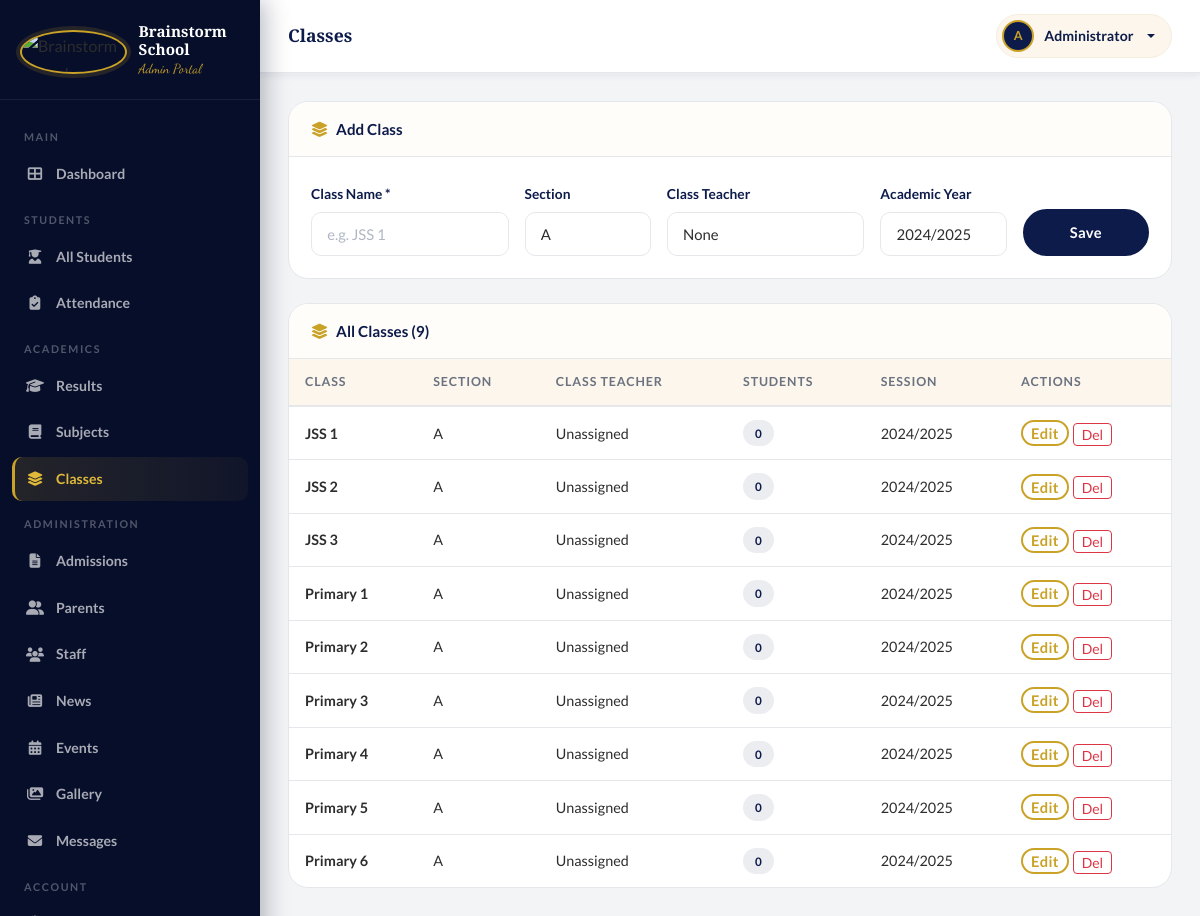
The page /admin/classes.php (signed in) on the database its author committed.
### tables this page shows
CREATE TABLE classes (
    id INT AUTO_INCREMENT PRIMARY KEY,
    name VARCHAR(50) NOT NULL,
    section VARCHAR(10),
    teacher_id INT,
    academic_year VARCHAR(20) DEFAULT '2024/2025',
    FOREIGN KEY (teacher_id) REFERENCES users(id) ON DELETE SET NULL
);

### includes/config.php (called while the page is built, shortened)
<?php
function e($string) {
    return htmlspecialchars($string ?? '', ENT_QUOTES, 'UTF-8');
}
function isLoggedIn() {
    return isset($_SESSION['user_id']);
}

### includes/auth.php (called while the page is built, shortened)
<?php
require_once __DIR__ . '/config.php';
function currentUser() {
    return [
        'id'    => $_SESSION['user_id'],
        'name'  => $_SESSION['user_name'],
        'email' => $_SESSION['user_email'],
        'role'  => $_SESSION['user_role'],
        'photo' => $_SESSION['user_photo'] ?? null,
    ];
}

### admin/classes.php (the view, shortened to what this page needs)
<?php
$pageTitle = 'Classes';
require_once '../includes/dash_header.php';
$db      = getDB();
$editClass = null;
$action    = $_GET['action'] ?? '';
$classes = $db->query("SELECT c.*, u.full_name AS teacher_name, COUNT(s.id) AS student_count FROM classes c LEFT JOIN users u ON c.teacher_id=u.id LEFT JOIN students s ON s.class_id=c.id AND s.status='active' GROUP BY c.id ORDER BY c.name")->fetchAll();
?>
<div class="dash-card mb-4">
    <div class="dash-card-header">
        <h6><i class="fas fa-layer-group me-2 text-gold"></i><?= $action === 'edit' ? 'Edit Class' : 'Add Class' ?></h6>
    </div>
    <div class="dash-card-body">
        <form method="POST">
            <div class="row g-3 align-items-end">
                <div class="col-md-3">
                    <label class="form-label">Class Name *</label>
                    <input type="text" name="name" class="form-control" required placeholder="e.g. JSS 1" value="<?= e($editClass['name'] ?? '') ?>">
                </div>
                <div class="col-md-2">
                    <label class="form-label">Section</label>
                    <input type="text" name="section" class="form-control" placeholder="A, B, C..." value="<?= e($editClass['section'] ?? 'A') ?>">
                </div>
                <div class="col-md-3">
                    <label class="form-label">Class Teacher</label>
                    <select name="teacher_id" class="form-select">
                        <option value="">None</option>
                    </select>
                </div>
                <div class="col-md-2">
                    <label class="form-label">Academic Year</label>
                    <input type="text" name="academic_year" class="form-control" value="<?= e($editClass['academic_year'] ?? ACADEMIC_YEAR) ?>">
                </div>
                <div class="col-md-2">
                    <button type="submit" class="btn btn-navy w-100">Save</button>
                </div>
            </div>
        </form>
    </div>
</div>
<div class="dash-card">
    <div class="dash-card-header">
        <h6><i class="fas fa-layer-group me-2 text-gold"></i>All Classes (<?= count($classes) ?>)</h6>
    </div>
    <div class="table-responsive">
        <table class="data-table">
            <thead><tr><th>Class</th><th>Section</th><th>Class Teacher</th><th>Students</th><th>Session</th><th>Actions</th></tr></thead>
            <tbody>
                <?php foreach ($classes as $c): ?>
                <tr>
                    <td class="fw-semibold"><?= e($c['name']) ?></td>
                    <td><?= e($c['section'] ?: '—') ?></td>
                    <td><?= e($c['teacher_name'] ?: 'Unassigned') ?></td>
                    <td><span class="pill pill-navy"><?= $c['student_count'] ?></span></td>
                    <td class="small"><?= e($c['academic_year']) ?></td>
                    <td>
                        <div class="d-flex gap-1">
                            <a href="?action=edit&id=<?= $c['id'] ?>" class="btn btn-sm btn-outline-gold py-0 px-2">Edit</a>
                            <form method="POST" class="d-inline" onsubmit="return confirm('Delete class? Students will be unassigned.')">
                                <button type="submit" class="btn btn-sm btn-outline-danger py-0 px-2">Del</button>
                            </form>
                        </div>
                    </td>
                </tr>
                <?php endforeach; ?>
            </tbody>
        </table>
    </div>
</div>
<?php require_once '../includes/dash_footer.php'; ?>

### includes/dash_header.php (shortened to what this page needs)
<?php
require_once __DIR__ . '/config.php';
require_once __DIR__ . '/auth.php';
$user = currentUser();
$currentPath = $_SERVER['PHP_SELF'];
?>
<!DOCTYPE html>
<html lang="en">
<head>
    <link href="https://cdn.jsdelivr.net/npm/bootstrap@5.3.3/dist/css/bootstrap.min.css" rel="stylesheet">
    <link rel="stylesheet" href="https://cdnjs.cloudflare.com/ajax/libs/font-awesome/6.5.2/css/all.min.css">
    <link rel="stylesheet" href="/assets/css/style.css">
</head>
<body>
<aside class="dash-sidebar" id="sidebar">
    <div class="dash-sidebar-logo">
        <img src="/assets/images/logo.png" alt="<?= SITE_NAME ?>">
        <div>
            <div class="name"><?= SITE_NAME ?></div>
            <div class="tag"><?= ucfirst($user['role']) ?> Portal</div>
        </div>
    </div>
    <nav class="dash-nav">
        <?php if ($user['role'] === 'admin'): ?>
        <div class="dash-nav-section">Main</div>
        <a href="/admin/index.php"       class="<?= str_contains($currentPath, '/admin/index') ? 'active' : '' ?>">
            <i class="fas fa-th-large"></i> Dashboard
        </a>
        <div class="dash-nav-section">Students</div>
        <a href="/admin/students.php"    class="<?= str_contains($currentPath, 'students') ? 'active' : '' ?>">
            <i class="fas fa-user-graduate"></i> All Students
        </a>
        <a href="/admin/attendance.php"  class="<?= str_contains($currentPath, 'attendance') ? 'active' : '' ?>">
            <i class="fas fa-clipboard-check"></i> Attendance
        </a>
        <div class="dash-nav-section">Academics</div>
        <a href="/admin/results.php"     class="<?= str_contains($currentPath, 'results') ? 'active' : '' ?>">
            <i class="fas fa-graduation-cap"></i> Results
        </a>
        <a href="/admin/subjects.php"    class="<?= str_contains($currentPath, 'subjects') ? 'active' : '' ?>">
            <i class="fas fa-book"></i> Subjects
        </a>
        <a href="/admin/classes.php"     class="<?= str_contains($currentPath, 'classes') ? 'active' : '' ?>">
            <i class="fas fa-layer-group"></i> Classes
        </a>
        <div class="dash-nav-section">Administration</div>
        <a href="/admin/admissions.php"  class="<?= str_contains($currentPath, 'admissions') ? 'active' : '' ?>">
            <i class="fas fa-file-alt"></i> Admissions
        </a>
        <a href="/admin/parents.php"     class="<?= str_contains($currentPath, 'parents') ? 'active' : '' ?>">
            <i class="fas fa-user-friends"></i> Parents
        </a>
        <a href="/admin/staff.php"       class="<?= str_contains($currentPath, 'staff') ? 'active' : '' ?>">
            <i class="fas fa-users"></i> Staff
        </a>
        <a href="/admin/news.php"        class="<?= str_contains($currentPath, '/admin/news') ? 'active' : '' ?>">
            <i class="fas fa-newspaper"></i> News
        </a>
        <a href="/admin/events.php"      class="<?= str_contains($currentPath, '/admin/events') ? 'active' : '' ?>">
            <i class="fas fa-calendar-alt"></i> Events
        </a>
        <a href="/admin/gallery.php"     class="<?= str_contains($currentPath, '/admin/gallery') ? 'active' : '' ?>">
            <i class="fas fa-images"></i> Gallery
        </a>
        <a href="/admin/messages.php"    class="<?= str_contains($currentPath, 'messages') ? 'active' : '' ?>">
            <i class="fas fa-envelope"></i> Messages
        </a>
        <?php endif; ?>
        <div class="dash-nav-section">Account</div>
        <a href="/"><i class="fas fa-globe"></i> School Website</a>
    </nav>
</aside>
<div class="dash-content">
    <div class="dash-topbar">
        <div class="d-flex align-items-center gap-3">
            <h6 class="page-title"><?= isset($pageTitle) ? e($pageTitle) : 'Dashboard' ?></h6>
        </div>
        <div class="dropdown">
            <div class="user-chip dropdown-toggle" data-bs-toggle="dropdown">
                <div class="avatar-initials">
                    <?= strtoupper(substr($user['name'], 0, 1) . substr(strrchr($user['name'], ' '), 1, 1)) ?>
                </div>
                <span><?= e(explode(' ', $user['name'])[0]) ?></span>
            </div>
        </div>
    </div>
    <div class="dash-main">

### includes/dash_footer.php (shortened to what this page needs)
    </div>
</div>
</body>
</html>

### rows shown on the page
classes: name "JSS 1", section "A", teacher_name "Unassigned", student_count "0", academic_year "2024/2025"
classes: name "JSS 2", section "A", teacher_name "Unassigned", student_count "0", academic_year "2024/2025"
classes: name "JSS 3", section "A", teacher_name "Unassigned", student_count "0", academic_year "2024/2025"
classes: name "Primary 1", section "A", teacher_name "Unassigned", student_count "0", academic_year "2024/2025"
classes: name "Primary 2", section "A", teacher_name "Unassigned", student_count "0", academic_year "2024/2025"
classes: name "Primary 3", section "A", teacher_name "Unassigned", student_count "0", academic_year "2024/2025"
classes: name "Primary 4", section "A", teacher_name "Unassigned", student_count "0", academic_year "2024/2025"
classes: name "Primary 5", section "A", teacher_name "Unassigned", student_count "0", academic_year "2024/2025"
classes: name "Primary 6", section "A", teacher_name "Unassigned", student_count "0", academic_year "2024/2025"

### other values the page prints
SITE_NAME "Brainstorm School"
$user['role'] "Admin"
$pageTitle "Classes"
explode(' ', $user['name'])[0] "Administrator"
count($classes) "9"
